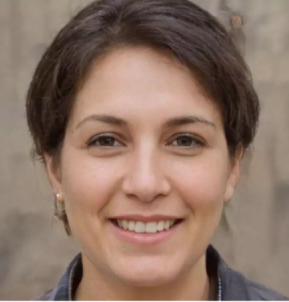
#> input picture static/face.png, 289 x 302 px
$ python -i eye_detect.py   (imports and definitions only)
#> lines starting #> are read from the running program, lines starting #| are printed output that depends on the picture; after the words box and inside, x2 and y2 are one past the last pixel; in counts of white or black regions, pixels touching at a corner belong together
import cv2
import io
import numpy as np
from PIL import Image

def get_eye_pix():
# 异常处理：防止传入非图片的东西
    try:
        face_xml = cv2.CascadeClassifier('./static/haarcascade_frontalface_default.xml')
        eye_xml = cv2.CascadeClassifier('./static/haarcascade_eye.xml')
        img = cv2.imread('./static/face.png')
#> img is the input picture: shape (302, 289, 3); mean B, G, R 102.1, 116.2, 141.5
        # cv2.imshow('src', img)
        gray = cv2.cvtColor(img, cv2.COLOR_BGR2GRAY)
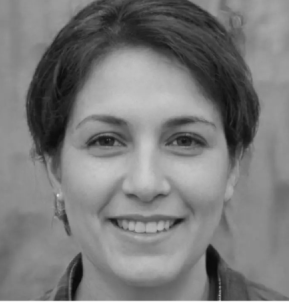
#> gray: shape (302, 289); min 9, max 242, mean 122.1
        # detect faces 1 (gray)data 2 scale 3 5(目标大小，人脸最小不能小于5个像素)
        faces = face_xml.detectMultiScale(gray, 1.3, 5)
#> faces = [[34, 55, 217, 217]]
        print('faces=', len(faces))
#| faces= 1
        # draw给人脸画方框
        for (x, y, w, h) in faces:
            cv2.rectangle(img, (x, y), (x + w, y + h), (0, 0, 255), 2)  # 最后一个参数：线条宽度
            # detect eyes
            roi_face = gray[y:y + h, x:x + w]
            roi_color = img[y:y + h, x:x + w]
            eyes = eye_xml.detectMultiScale(roi_face)
            print('eyes=', len(eyes))
            # draw 给眼睛画方框
            for (e_x, e_y, e_w, e_h) in eyes:
                cv2.rectangle(roi_color, (e_x, e_y), (e_x + e_w, e_y + e_h), (0, 0, 255), 2)
#> this loop made 1 pass
#> (x, y, w, h, eyes) on pass 1: (34, 55, 217, 217, [[121, 59, 53, 53], [44, 58, 56, 56]])
#| eyes= 2
#> pass 1, in get_eye_pix, `roi_face = gray[y:y + h, x:x + w]`:
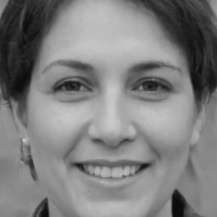
#> roi_face: shape (217, 217); min 10, max 219, mean 126.9
#> pass 1, in get_eye_pix, `roi_color = img[y:y + h, x:x + w]`:
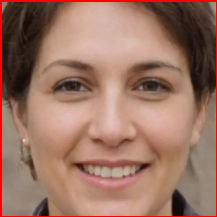
#> roi_color: shape (217, 217, 3); mean B, G, R 100.1, 116.1, 155.7
#> after the loop:
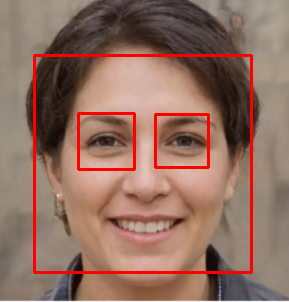
#> img: shape (302, 289, 3); 4.47% of pixels changed, all inside (x1, y1, x2, y2) = (33, 54, 253, 274)
#> after the loop:
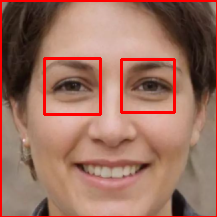
#> roi_color: shape (217, 217, 3); 2.76% of pixels changed, all inside (x1, y1, x2, y2) = (43, 57, 176, 116)
        # cv2.imshow('dst', img)
        cv2.imwrite('./static/face_result.png',img)
        cv2.waitKey(0)
        info = '预测分类成功，点击获取识别图片'
        return info
    except Exception as e:
        return_info = {"result": [str(e)]}
    return return_info

>>> result = get_eye_pix()

$ run again, with static/1.png copied over static/face.png
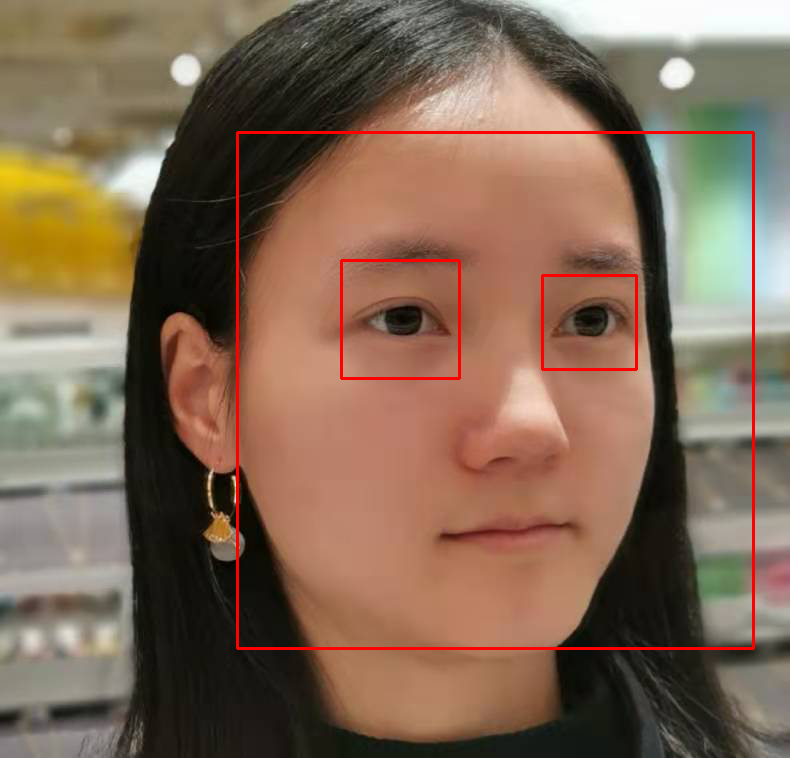
#> input picture static/1.png, 790 x 758 px
#> in get_eye_pix, img is the input picture: shape (758, 790, 3); mean B, G, R 85.1, 104.2, 129.2
#> in get_eye_pix, `gray = cv2.cvtColor(img, cv2.COLOR_BGR2GRAY)`:
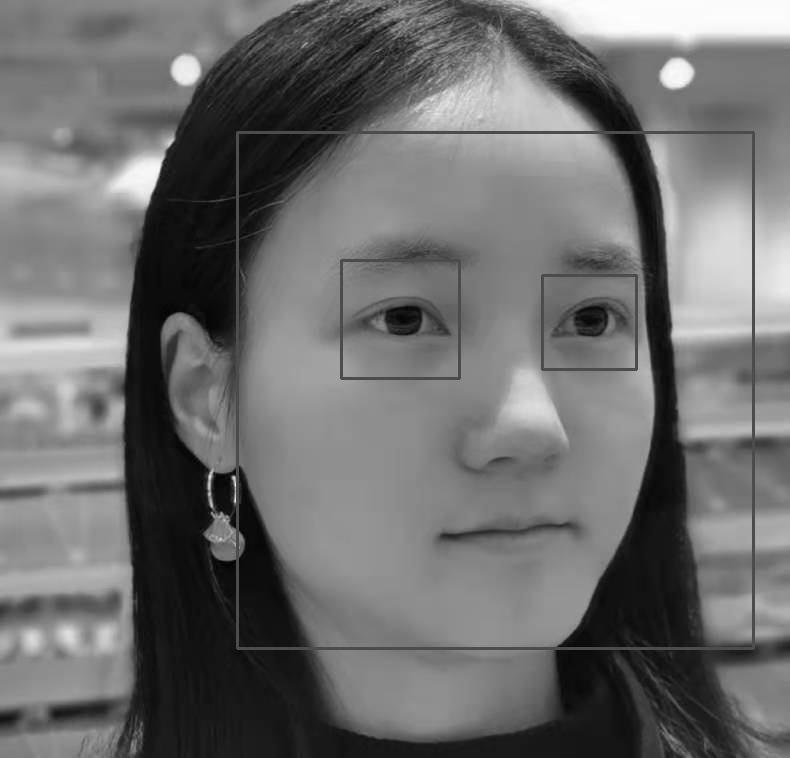
#> gray: shape (758, 790); min 1, max 254, mean 109.5
#> faces = [[251, 146, 499, 499]]
#| faces= 1
#> the loop in get_eye_pix, `for (x, y, w, h) in faces:` made 1 pass
#> (printed output is left out)
#> after the loop in get_eye_pix, `for (x, y, w, h) in faces:`:
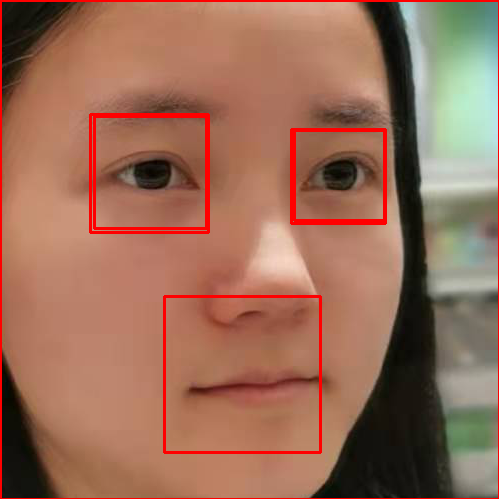
#> roi_color: shape (499, 499, 3); mean B, G, R 88, 108.7, 154.7
